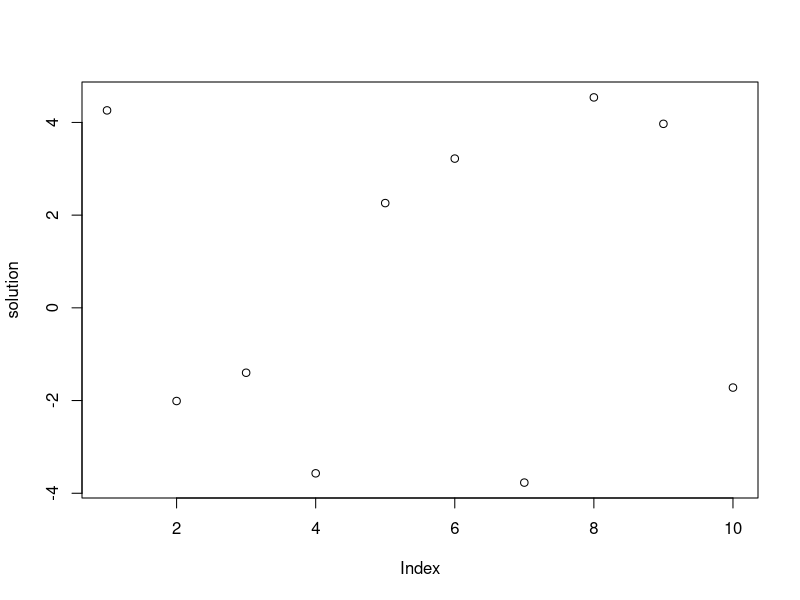
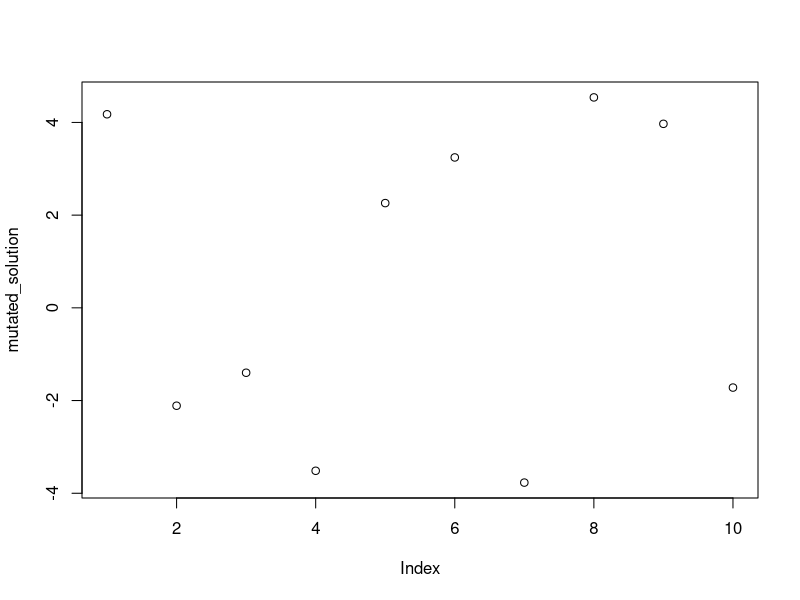

Recreate these plots in R, in order.
mutate <- function(solution, probability, variance, range) {
    mutated_solution <- solution
    
    for (index in 1:length(mutated_solution)) {
        val <- mutated_solution[index]
        random <- runif(1, 0, 1)

        if (probability > random) {
            addition <- rnorm(1, mean=0, sd=sqrt(variance))
            mutation <- val + addition
            while (mutation < -range || mutation > range) {
                addition <- rnorm(1, mean=0, sd=sqrt(variance))
                mutation <- val + addition
            }
            mutated_solution[index] = mutation
        }
    }
    
    mutated_solution
}

range <- 5
values <- seq(from=-range, to=range, by=.01)
solution <- sample(values, size=10, replace=TRUE)
probability <- 0.25
variance <- 0.005

mutated_solution = mutate(solution, probability, variance, range)
sprintf("%.3f", solution)
sprintf("%.3f", mutated_solution)
plot(solution)
plot(mutated_solution)
